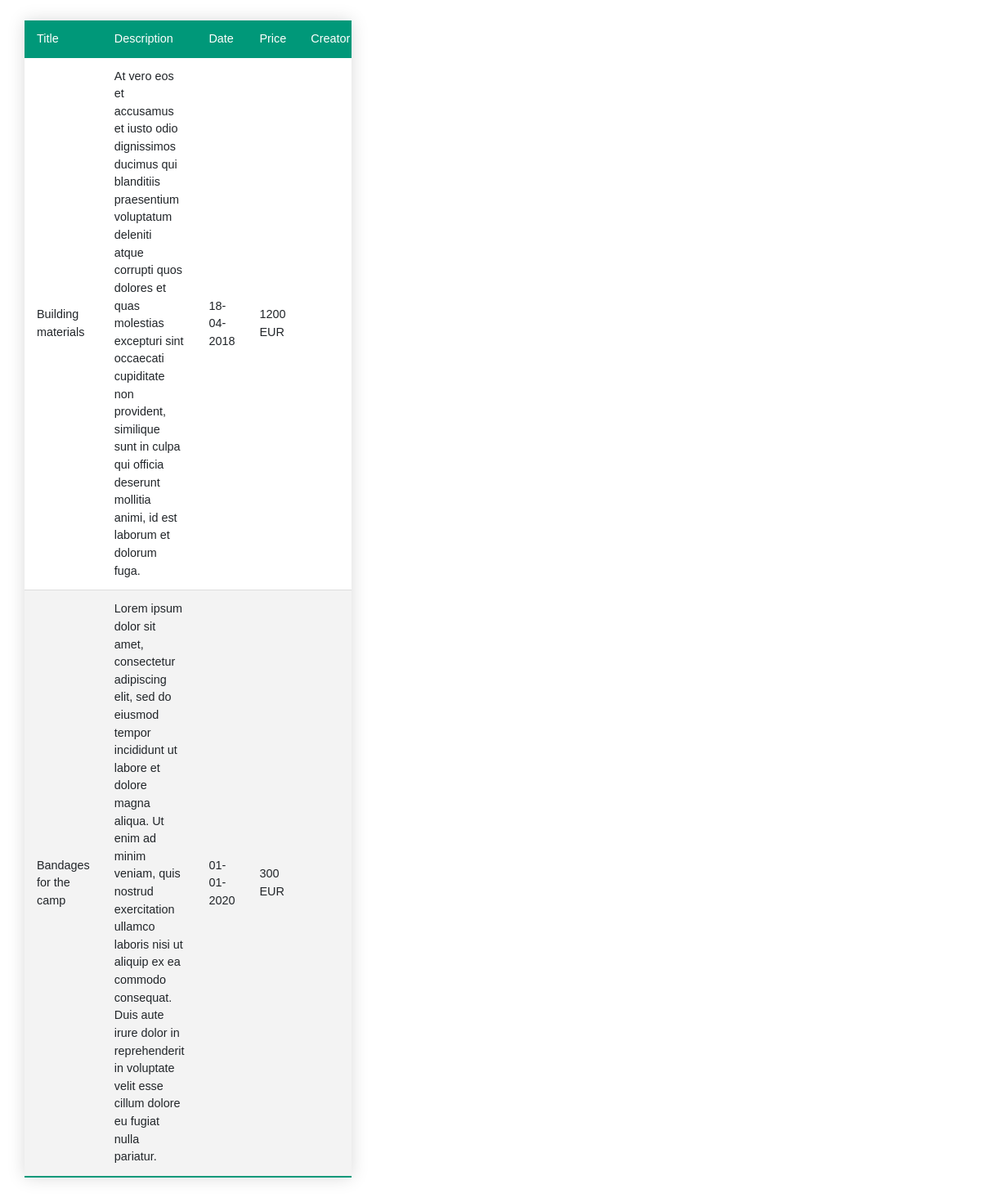
The page / on the database its author committed.
### tables this page shows
CREATE TABLE CASES (ID INTEGER PRIMARY KEY AUTOINCREMENT UNIQUE, TITLE TEXT (40) NOT NULL, DESCRIPTION TEXT (500) NOT NULL, "CREATION DATE" DATE NOT NULL, CREATOR REFERENCES USERS (ID), PRICE NOT NULL);

### app.py (the view)
@app.route('/', methods = ['GET', 'POST'])
def get_overview():
    con = sql.connect(DATABASE)
    con.row_factory = sql.Row
    cur = con.cursor()
    cur.execute("SELECT * FROM CASES")
    cases = cur.fetchall();
    if request.method == "POST":
        case_id = request.form.get("case_id")
        return redirect(url_for(".output", case_id = case_id))
    return render_template("cases.html",rows = cases)

### templates/cases.html (shortened to what this page needs)
<!doctype html>
<html>
<head>
    <link href="../../dist/css/bootstrap.min.css" rel="stylesheet">
    <link href="grid.css" rel="stylesheet">
</head>
   <body>
        <div class="container-fluid">
            <div class="justify-content-md-center">
                <div class="col col-lg-2">
                    <table class="styled-table  table-responsive">
                        <thead>
                            <td>Title</td>
                            <td>Description</td>
                            <td>Date</td>
                            <td>Price</td>
                            <td>Creator</td>
                        </thead>
                        {% for row in rows %}
                        <tr>
                        <td>{{row["TITLE"]}}</td>
                            <td>{{row["DESCRIPTION"]}}</td>
                            <td>{{row["CREATION DATE"]}}</td>
                            <td>{{row["PRICE"]}}</td>
                            <td>{{row["RESPONSIBLE"]}}</td>
                </tr>
         {% endfor %}
        </table>
      </div>
            </div>
      </div>
   </body>
</html>

### templates/cases.html (style rules this page uses)
.styled-table { border-collapse: collapse; margin: 25px 0; font-size: 0.9em; font-family: sans-serif; min-width: 400px; box-shadow: 0 0 20px rgba(0, 0, 0, 0.15); }
.styled-table th, .styled-table td { padding: 12px 15px; }
.styled-table tbody tr { border-bottom: 1px solid #dddddd; }
.styled-table tbody tr:nth-of-type(even) { background-color: #f3f3f3; }
.styled-table tbody tr:last-of-type { border-bottom: 2px solid #009879; }

### rows shown on the page
CASES: TITLE "Building materials", DESCRIPTION "At vero eos et accusamus et iusto odio dignissimos ducimus qui blanditiis praesentium voluptatum deleniti atque corrupti quos dolores et quas molestias excepturi sint occaecati cupiditate non provident, similique sunt in culpa qui officia deserunt mollitia animi, id est laborum et dolorum fuga.", CREATION DATE "18-04-2018", PRICE "1200 EUR"
CASES: TITLE "Bandages for the camp", DESCRIPTION "Lorem ipsum dolor sit amet, consectetur adipiscing elit, sed do eiusmod tempor incididunt ut labore et dolore magna aliqua. Ut enim ad minim veniam, quis nostrud exercitation ullamco laboris nisi ut aliquip ex ea commodo consequat. Duis aute irure dolor in reprehenderit in voluptate velit esse cillum dolore eu fugiat nulla pariatur.", CREATION DATE "01-01-2020", PRICE "300 EUR"
